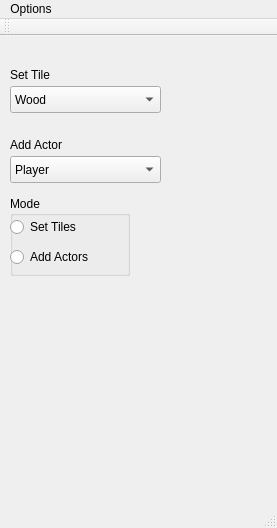
<?xml version="1.0" encoding="UTF-8"?>
<ui version="4.0">
 <class>ToolsWindow</class>
 <widget class="QMainWindow" name="ToolsWindow">
  <property name="geometry">
   <rect>
    <x>0</x>
    <y>0</y>
    <width>277</width>
    <height>528</height>
   </rect>
  </property>
  <property name="windowTitle">
   <string>ToolsWindow</string>
  </property>
  <widget class="QWidget" name="centralWidget">
   <widget class="QComboBox" name="TileSelector">
    <property name="geometry">
     <rect>
      <x>10</x>
      <y>50</y>
      <width>151</width>
      <height>27</height>
     </rect>
    </property>
    <item>
     <property name="text">
      <string>Wood</string>
     </property>
    </item>
    <item>
     <property name="text">
      <string>Stone</string>
     </property>
    </item>
   </widget>
   <widget class="QComboBox" name="comboBox">
    <property name="geometry">
     <rect>
      <x>10</x>
      <y>120</y>
      <width>151</width>
      <height>27</height>
     </rect>
    </property>
    <item>
     <property name="text">
      <string>Player</string>
     </property>
    </item>
    <item>
     <property name="text">
      <string>EnemyFollower</string>
     </property>
    </item>
    <item>
     <property name="text">
      <string>StoneWallBottom</string>
     </property>
    </item>
    <item>
     <property name="text">
      <string>StoneWallSide</string>
     </property>
    </item>
    <item>
     <property name="text">
      <string>StoneWallCorner</string>
     </property>
    </item>
    <item>
     <property name="text">
      <string>Treasure</string>
     </property>
    </item>
   </widget>
   <widget class="QLabel" name="label">
    <property name="geometry">
     <rect>
      <x>10</x>
      <y>30</y>
      <width>67</width>
      <height>17</height>
     </rect>
    </property>
    <property name="text">
     <string>Set Tile</string>
    </property>
   </widget>
   <widget class="QLabel" name="label_2">
    <property name="geometry">
     <rect>
      <x>10</x>
      <y>100</y>
      <width>67</width>
      <height>17</height>
     </rect>
    </property>
    <property name="text">
     <string>Add Actor</string>
    </property>
   </widget>
   <widget class="QGroupBox" name="groupBox">
    <property name="geometry">
     <rect>
      <x>10</x>
      <y>160</y>
      <width>120</width>
      <height>80</height>
     </rect>
    </property>
    <property name="title">
     <string>Mode</string>
    </property>
    <widget class="QRadioButton" name="radioButton">
     <property name="geometry">
      <rect>
       <x>0</x>
       <y>20</y>
       <width>117</width>
       <height>22</height>
      </rect>
     </property>
     <property name="text">
      <string>Set Tiles</string>
     </property>
    </widget>
    <widget class="QRadioButton" name="radioButton_2">
     <property name="geometry">
      <rect>
       <x>0</x>
       <y>50</y>
       <width>117</width>
       <height>22</height>
      </rect>
     </property>
     <property name="text">
      <string>Add Actors</string>
     </property>
    </widget>
   </widget>
  </widget>
  <widget class="QToolBar" name="mainToolBar">
   <attribute name="toolBarArea">
    <enum>TopToolBarArea</enum>
   </attribute>
   <attribute name="toolBarBreak">
    <bool>false</bool>
   </attribute>
  </widget>
  <widget class="QStatusBar" name="statusBar"/>
  <widget class="QMenuBar" name="menuBar">
   <property name="geometry">
    <rect>
     <x>0</x>
     <y>0</y>
     <width>277</width>
     <height>25</height>
    </rect>
   </property>
   <widget class="QMenu" name="menuOptions">
    <property name="title">
     <string>Options</string>
    </property>
    <addaction name="actionSave"/>
   </widget>
   <addaction name="menuOptions"/>
  </widget>
  <action name="actionSave">
   <property name="text">
    <string>save</string>
   </property>
  </action>
 </widget>
 <layoutdefault spacing="6" margin="11"/>
 <resources/>
 <connections/>
</ui>
